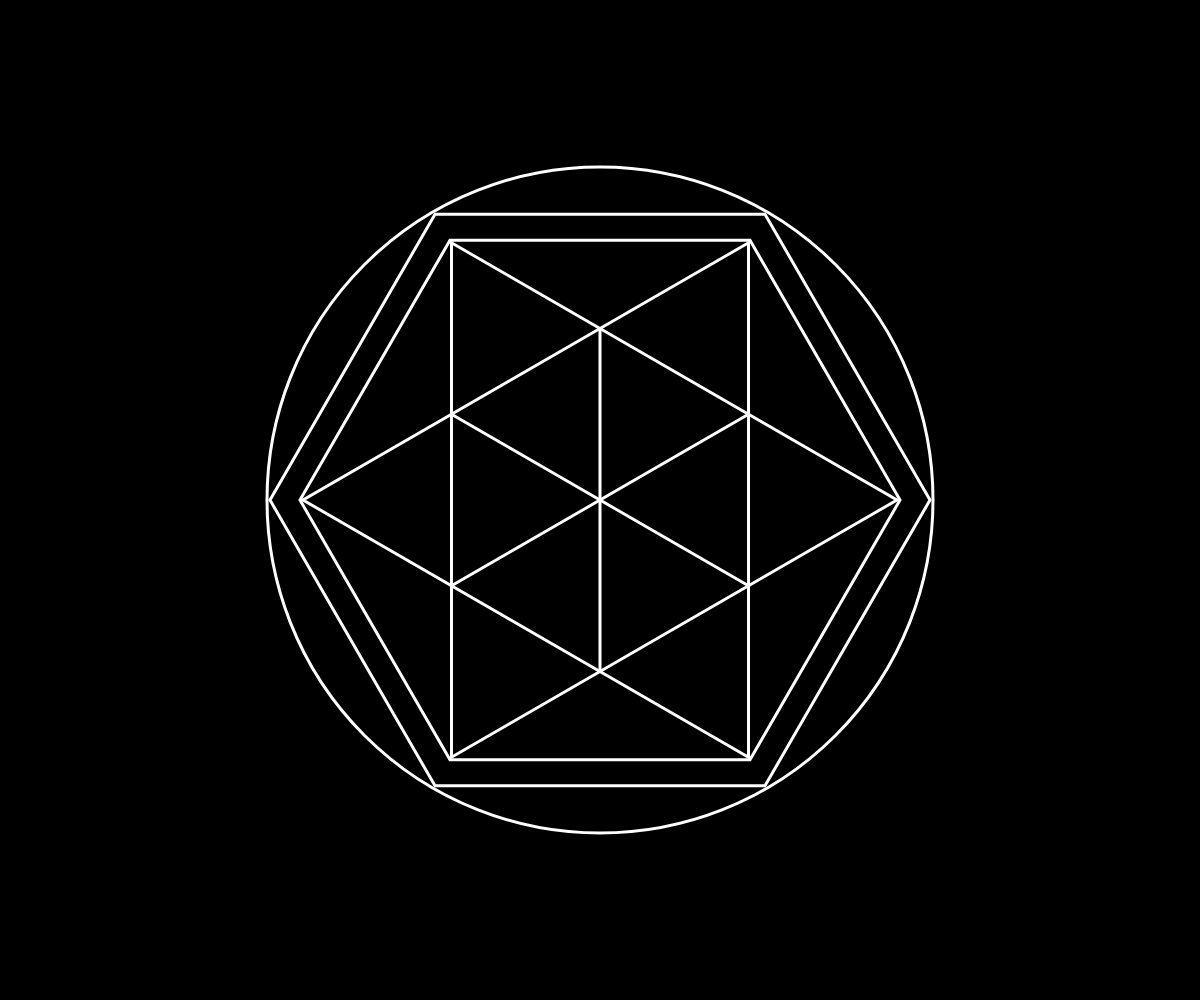
Frame 1 (no input)
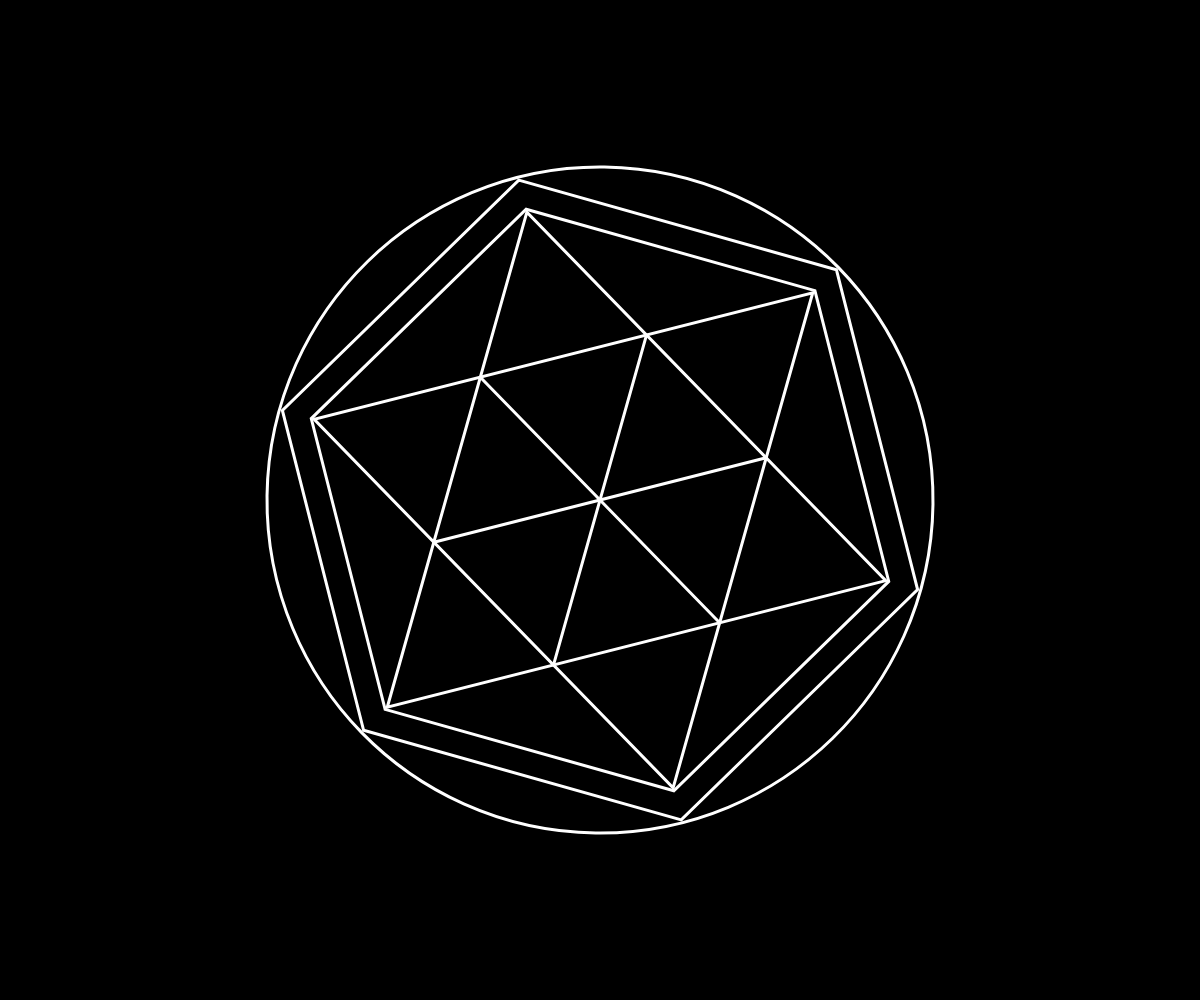
Frame 60 (no input)
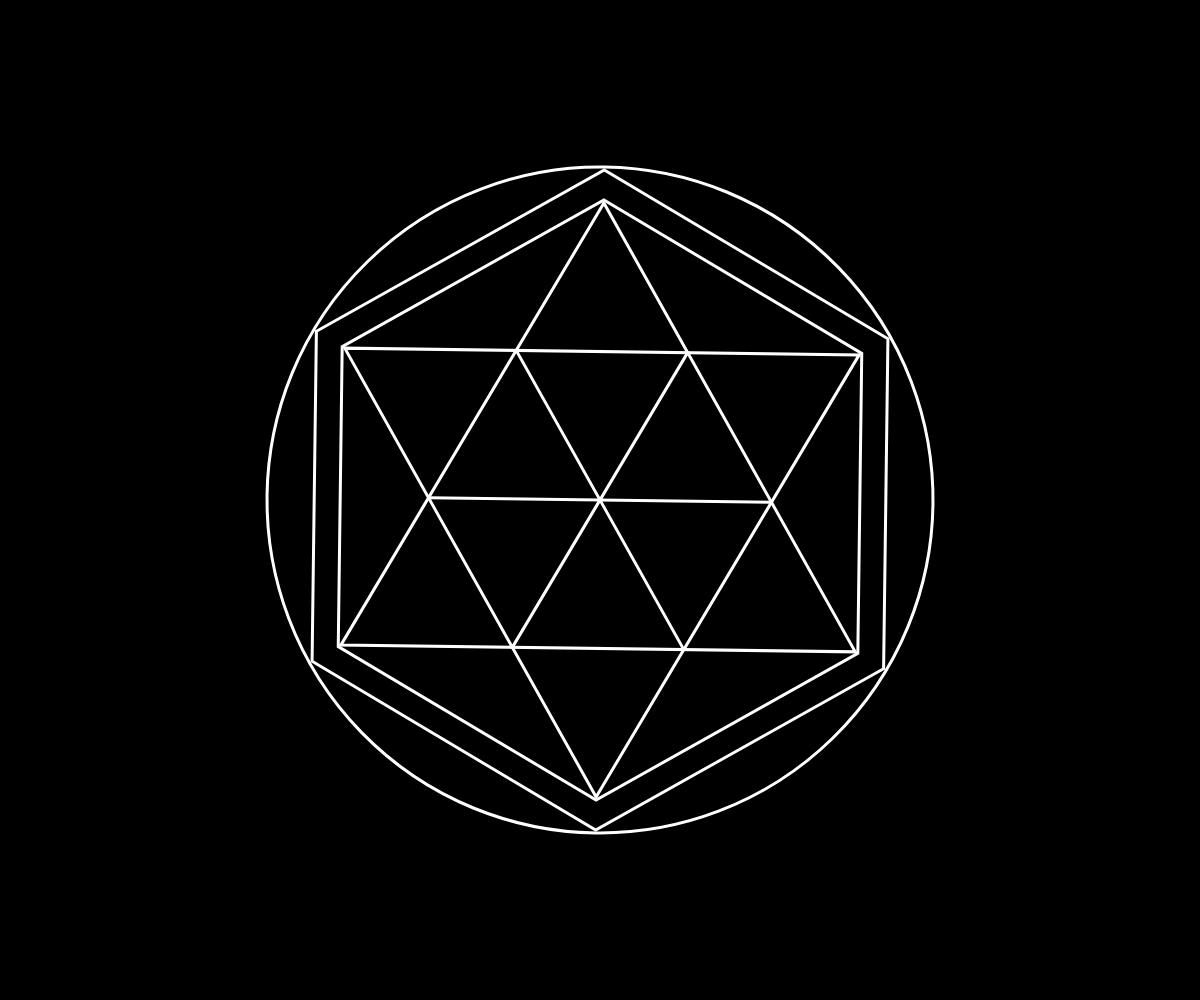
Frame 120 (the mouse pressed at the canvas centre since frame 60)

The p5.js sketch that drew these frames (run headless with seeded random() and noise() and a simulated clock; from frame 60 on, the mouse is pressed at the canvas centre):

// p5.js sketch
// ── sketch.js
const SPIN = true;

function setup() {
  createCanvas(windowWidth, windowHeight);
}
function windowResized() {
  resizeCanvas(windowWidth, windowHeight);
}

function polygon(x, y, r, n) {
  const ANGLE = TWO_PI / n;
  beginShape();
  for (var a = 0; a < TWO_PI; a += ANGLE) {
    var sx = x + r * cos(a);
    var sy = y + r * sin(a);
    vertex(sx, sy);
  }
  endShape(CLOSE);
}

const shapes = {
  hexagon: (x, y, r) => polygon(x, y, r, 6),
  triangle: (x, y, r) => polygon(x, y, r, 3),
};

var angle = 0;

function draw() {
  background(0);
  stroke(255);
  noFill();

  // Centre the canvas on the origin
  translate(width / 2, height / 2);
  // Scale up by a factor of 3
  scale(3);

  if (SPIN) {
    // Rotate the entire shape
    rotate(angle);
    angle = (angle - PI / 240) % TWO_PI;
  }

  // Inner hexagon
  shapes.hexagon(0, 0, 100);
  // Outer hexagon
  shapes.hexagon(0, 0, 110);
  // Outer circle
  circle(0, 0, 222);

  // 2 triangles
  // using 99 so as to not overlap the hexagons
  push();
  shapes.triangle(0, 0, 99);
  rotate(PI / 3);
  shapes.triangle(0, 0, 99);
  pop();

  
  // 6 inner lines
  const a = 33 * sqrt(3);

  push();
  rotate(PI / 6);
  line(-a, 0, a, 0);
  rotate(PI / 3);
  line(-a, 0, a, 0);
  rotate(PI / 3);
  line(-a, 0, a, 0);
  pop();
}
